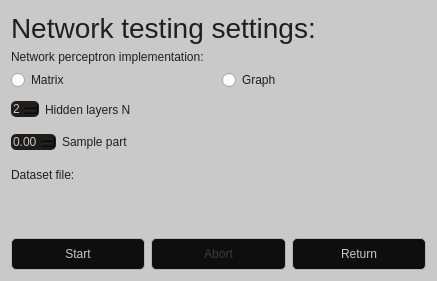
<?xml version="1.0" encoding="UTF-8"?>
<ui version="4.0">
 <class>TestingDialog</class>
 <widget class="QWidget" name="TestingDialog">
  <property name="geometry">
   <rect>
    <x>0</x>
    <y>0</y>
    <width>437</width>
    <height>281</height>
   </rect>
  </property>
  <property name="maximumSize">
   <size>
    <width>678</width>
    <height>300</height>
   </size>
  </property>
  <property name="windowTitle">
   <string>Testing settings</string>
  </property>
  <property name="styleSheet">
   <string notr="true">*{
	color: #1f1f1f;
}
#TestingDialog{
	background: #c9c9c9;
}
QPushButton{
	color: #c9c9c9;
	background: #0f0e0e;
	height:30px;
	border: 1px solid #b5b5b5;
	border-radius: 5px;
}
QPushButton::pressed{
	background: #1c1a1a;
}
QPushButton::disabled{
	color: #3b3b3b;
}
#LogBoxTE, QDoubleSpinBox, QSpinBox {
	color: #c9c9c9;
	border-radius:5px;
	background: #1f1c1c;
}
QLabel{
	color: #1f1f1f;
}</string>
  </property>
  <layout class="QGridLayout" name="gridLayout">
   <property name="topMargin">
    <number>12</number>
   </property>
   <item row="0" column="0">
    <layout class="QVBoxLayout" name="MainVL">
     <item>
      <widget class="QLabel" name="MainLabel">
       <property name="font">
        <font>
         <pointsize>21</pointsize>
        </font>
       </property>
       <property name="text">
        <string>Network testing settings:</string>
       </property>
      </widget>
     </item>
     <item>
      <widget class="QLabel" name="ImplementationL">
       <property name="sizePolicy">
        <sizepolicy hsizetype="Preferred" vsizetype="Fixed">
         <horstretch>0</horstretch>
         <verstretch>0</verstretch>
        </sizepolicy>
       </property>
       <property name="text">
        <string>Network perceptron implementation:</string>
       </property>
      </widget>
     </item>
     <item>
      <layout class="QHBoxLayout" name="ImplementationHL">
       <item>
        <widget class="QRadioButton" name="MatrixRB">
         <property name="text">
          <string>Matrix</string>
         </property>
        </widget>
       </item>
       <item>
        <widget class="QRadioButton" name="GraphRB">
         <property name="text">
          <string>Graph</string>
         </property>
        </widget>
       </item>
      </layout>
     </item>
     <item>
      <layout class="QHBoxLayout" name="HiddenLayersHL">
       <item>
        <widget class="QSpinBox" name="HiddenLayersSB">
         <property name="sizePolicy">
          <sizepolicy hsizetype="Fixed" vsizetype="Fixed">
           <horstretch>0</horstretch>
           <verstretch>0</verstretch>
          </sizepolicy>
         </property>
         <property name="minimum">
          <number>2</number>
         </property>
         <property name="maximum">
          <number>5</number>
         </property>
        </widget>
       </item>
       <item>
        <widget class="QLabel" name="HiddenLayersLB">
         <property name="text">
          <string>Hidden layers N</string>
         </property>
        </widget>
       </item>
      </layout>
     </item>
     <item>
      <layout class="QHBoxLayout" name="SampleNHL">
       <item>
        <widget class="QDoubleSpinBox" name="SampleNSB">
         <property name="sizePolicy">
          <sizepolicy hsizetype="Fixed" vsizetype="Fixed">
           <horstretch>0</horstretch>
           <verstretch>0</verstretch>
          </sizepolicy>
         </property>
         <property name="maximum">
          <double>1.000000000000000</double>
         </property>
         <property name="singleStep">
          <double>0.010000000000000</double>
         </property>
        </widget>
       </item>
       <item>
        <widget class="QLabel" name="SampleNLB">
         <property name="text">
          <string>Sample part</string>
         </property>
        </widget>
       </item>
      </layout>
     </item>
     <item>
      <widget class="QLabel" name="label">
       <property name="text">
        <string>Dataset file:</string>
       </property>
      </widget>
     </item>
     <item>
      <widget class="s21::FileImportWidget" name="FileImportWid" native="true">
       <property name="sizePolicy">
        <sizepolicy hsizetype="Preferred" vsizetype="Fixed">
         <horstretch>0</horstretch>
         <verstretch>0</verstretch>
        </sizepolicy>
       </property>
       <property name="minimumSize">
        <size>
         <width>0</width>
         <height>38</height>
        </size>
       </property>
      </widget>
     </item>
     <item>
      <layout class="QHBoxLayout" name="ComandsHL">
       <item>
        <widget class="QPushButton" name="StartB">
         <property name="text">
          <string>Start</string>
         </property>
        </widget>
       </item>
       <item>
        <widget class="QPushButton" name="AbortB">
         <property name="enabled">
          <bool>false</bool>
         </property>
         <property name="text">
          <string>Abort</string>
         </property>
        </widget>
       </item>
       <item>
        <widget class="QPushButton" name="ReturnB">
         <property name="text">
          <string>Return</string>
         </property>
        </widget>
       </item>
      </layout>
     </item>
    </layout>
   </item>
  </layout>
 </widget>
 <customwidgets>
  <customwidget>
   <class>s21::FileImportWidget</class>
   <extends>QWidget</extends>
   <header location="global">FileImportWidget.h</header>
   <container>1</container>
  </customwidget>
 </customwidgets>
 <resources/>
 <connections/>
</ui>
